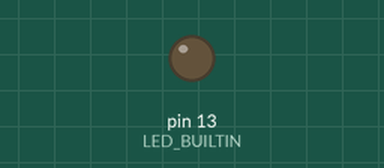
This sketch was run on a simulated Arduino Uno, built with avr-gcc and run on an emulated ATmega328P. Parts: output pins drawn as LEDs (lit = HIGH).

Above: at 2.4 s.
At 6.65 s:
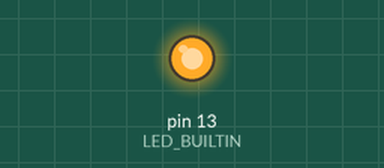
Timing chart, 0 to 7.0 s (numbered marks = the images above):
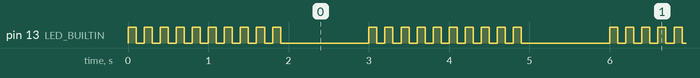

Measured:
- by itself, pin 13 (LED_BUILTIN): repeats every 3.0 s: 9 × (LOW 0.10 s, HIGH 0.10 s), LOW 1.1 s, HIGH 0.10 s
- by itself, everything shown: repeats every 3.0 s, in 20 steps

The sketch:

05_function.ino
```cpp
// the setup function runs once when you press reset or power the board
void setup() {
    pinMode(LED_BUILTIN, OUTPUT);
    Serial.begin(9600);
    Serial.println();
}

void loop() {

    blink(10, 100);
    delay(1000);
}

void blink(int numFlashes, int delayPeriod) {
    for (int i = 0; i < numFlashes; ++i)
        blinkOnce(delayPeriod);
}

void blinkOnce(int delayPeriod) {
    digitalWrite(LED_BUILTIN, HIGH);
    delay(delayPeriod);
    digitalWrite(LED_BUILTIN, LOW);
    delay(delayPeriod);
}
```
